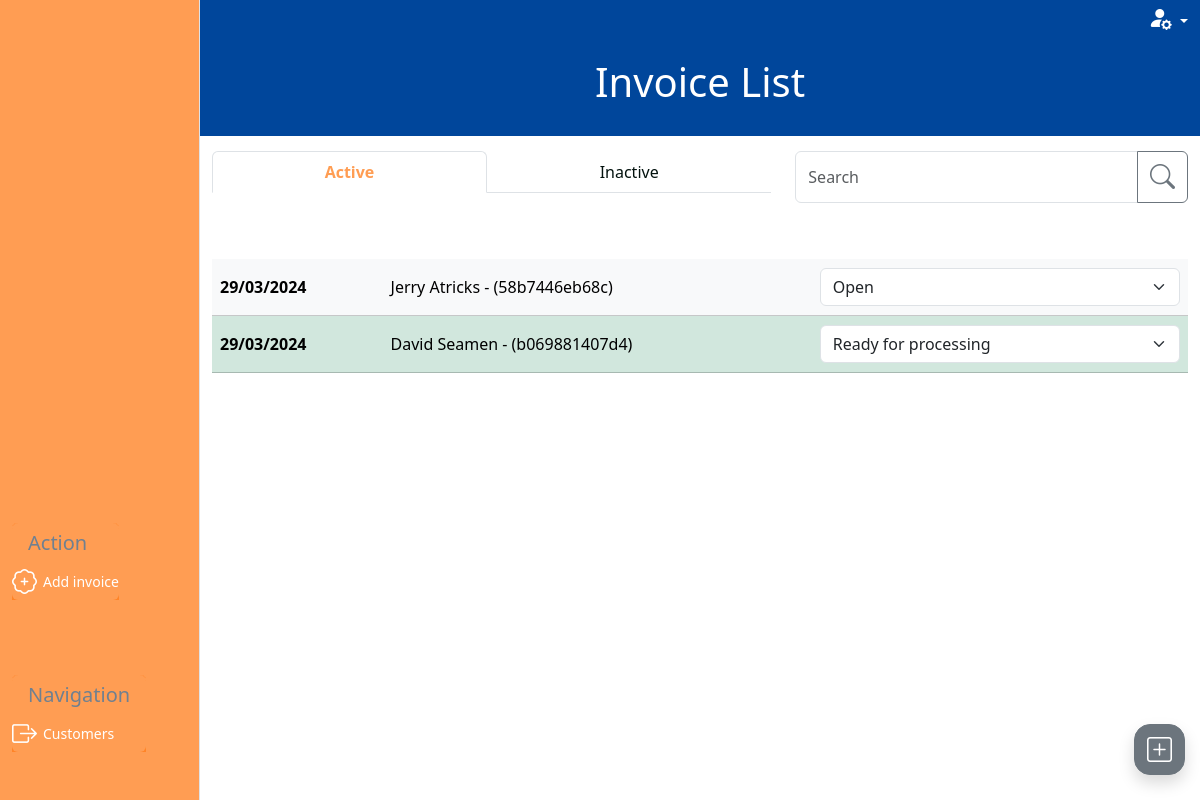
The page /invoices/invoice_list on the database as committed earlier.
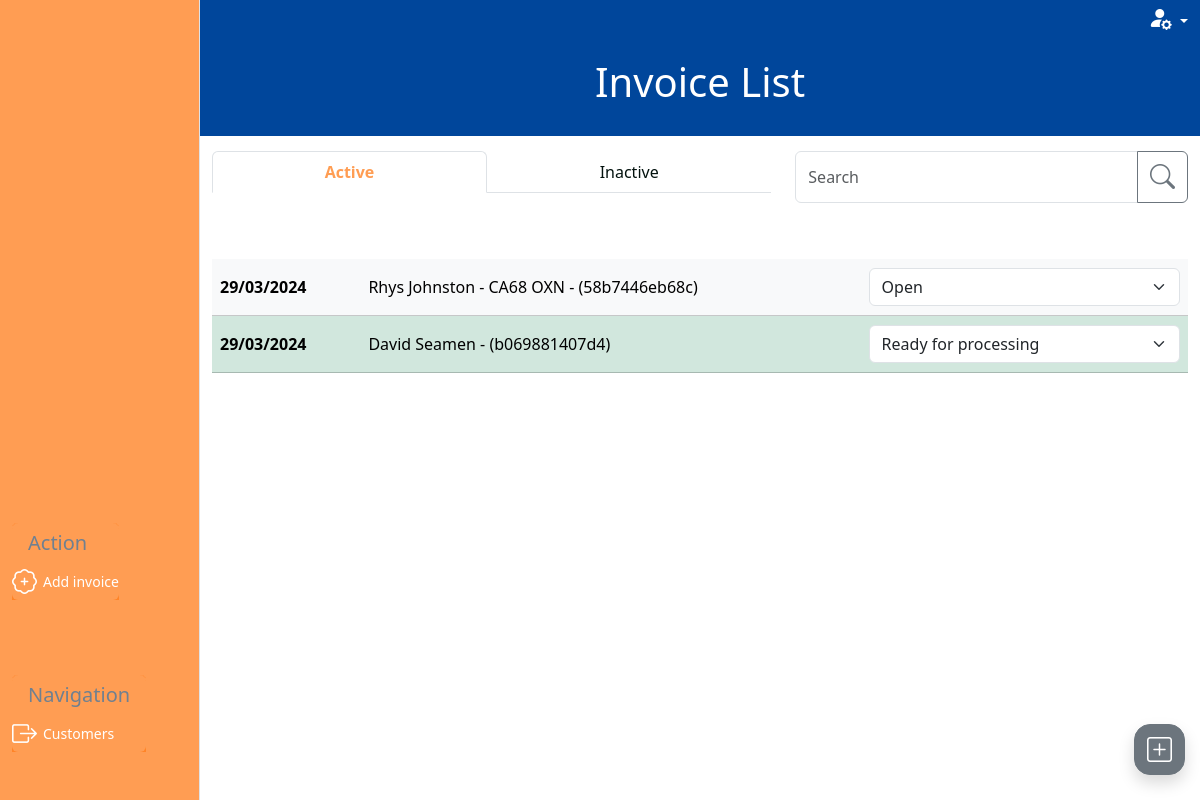
The same page on the database as committed later.
### invoice/models.py (models this page shows, shortened)
class Invoice(models.Model):
    class InvoiceStatus(models.IntegerChoices):
        WORK_ON_HOLD = 1, 'Work on hold'
        OPEN = 2, 'Open'
        READY_FOR_PROCESSING = 3, 'Ready for processing'
        READY_FOR_VERIFICATION = 4, 'Ready for verification'
        SENT_TO_CUSTOMER = 5, 'Sent to customer'
        COMPLETE = 6, 'Complete'
    inv_number = models.CharField(
        max_length=10, null=True, editable=False)
    inv_integer = models.PositiveIntegerField(null=True, editable=False)
    customer = models.ForeignKey(
        Customer, on_delete=models.PROTECT, related_name='invoices',
        blank=True, null=True)
    vehicle = models.ForeignKey(
        Vehicle, on_delete=models.PROTECT, related_name='invoices',
        blank=True, null=True)
    date_in = models.DateTimeField(blank=True, null=True)
    mileage = models.PositiveIntegerField(blank=True, null=True)
    status = models.PositiveSmallIntegerField(
        choices=InvoiceStatus.choices, blank=True, null=True)
    active = models.BooleanField(default=True, blank=True, null=True)
    parts_subtotal = models.PositiveIntegerField(blank=True, null=True)
    labour_subtotal = models.PositiveIntegerField(blank=True, null=True)
    subtotal = models.PositiveIntegerField(blank=True, null=True)
    vat_total = models.PositiveIntegerField(blank=True, null=True)
    grand_total = models.PositiveIntegerField(blank=True, null=True)
    slug = models.SlugField(max_length=100, unique=True, blank=False, null=False)
    unique_id = models.CharField(null=True, blank=True, max_length=100)
    def __str__(self):
        if self.inv_integer:
            result = f'{self.customer} - {self.vehicle} - {self.inv_number}'
        elif self.customer and self.vehicle:
            result = f'{self.customer} - {self.vehicle} - ({self.unique_id})'
        elif self.customer or self.vehicle:
            result = f'{self.customer or self.vehicle} - ({self.unique_id})'
        else:
            result = f'Blank invoice - ({self.unique_id})'
        return result

### customer/models.py (models this page shows, shortened)
class Customer(models.Model):
    class CustomerType(models.IntegerChoices):
        TRADE = 1, 'Trade'
        PRIVATE = 2, 'Private'
    class PaymentTerms(models.IntegerChoices):
        PIA = 1, 'Payment in advance'
        NET_7 = 2, '7 days'
        NET_14 = 3, '14 days'
        NET_30 = 4, '30 days'
        NET_60 = 5, '60 days'
    name = models.CharField(max_length=20, blank=False, null=False)
    friendly_name = models.CharField(max_length=10, blank=True, null=True)
    type = models.PositiveSmallIntegerField(
        choices=CustomerType.choices, blank=True, null=True)
    address_line_1 = models.CharField(max_length=27, blank=True, null=True)
    address_line_2 = models.CharField(max_length=27, blank=True, null=True)
    city_region = models.CharField(max_length=27, blank=True, null=True)
    postcode = models.CharField(max_length=10, blank=True, null=True)
    contact_number_primary = models.CharField(max_length=20, blank=True, null=True)
    email = models.CharField(max_length=20, blank=True, null=True)
    payment_terms = models.PositiveSmallIntegerField(
        choices=PaymentTerms.choices, blank=True, null=True)
    active = models.BooleanField(default=True, blank=True, null=True)
    slug = models.SlugField(max_length=100, unique=True, blank=False, null=False)
    def __str__(self):
        return self.name

class Vehicle(models.Model):
    customer = models.ForeignKey(
        Customer, blank=False, null=False, on_delete=models.CASCADE)
    registration = models.CharField(max_length=10, null=False, blank=False)
    make = models.CharField(max_length=27, blank=True, null=True)
    model = models.CharField(max_length=27, blank=True, null=True)
    active = models.BooleanField(default=True, blank=True, null=True)
    slug = models.SlugField(max_length=100, unique=True, blank=False, null=False)
    def __str__(self):
        return self.registration

### invoice/views.py (the view, shortened to what this page needs)
# urls.py: path('invoice_list', views.invoice_list, name='invoice_list'),
def invoice_list(request):
    create_invoice_form = InvoiceForm(initial={'status': 2})
    invoices = Invoice.objects.all()
    query = None
    filter_mapping = {
        'active': [2, 3, 4],
        'pending': [5,],
        'inactive': [1, 6]
    }
    filter = 'active'
    if request.method == 'GET':
        if 'filter' in request.GET:
            filter = request.GET['filter']
            if 'q' in request.GET:
                query = request.GET['q']
                if not query:
                    messages.error(request, 'Nothing entered in search bar.')
                    return redirect(reverse('invoice_list'))
                queries = Q(customer__name__icontains=query) | Q(vehicle__registration__icontains=query)
                invoices = invoices.filter(queries)
    status_to_filter = filter_mapping.get(filter)
    invoices=invoices.filter(status__in=status_to_filter)
    all_status_options = dict(Invoice.InvoiceStatus.choices)
    status_mapping = {
        1: (2,),
        2: (3, 1),
        3: (4, 2),
        4: (5, 3),
        5: (6, 4)
    }
    class_mapping = {
        1: 'table-secondary',
        3: 'table-success',
        4: 'table-warning'
    }
    for invoice in invoices:
        available_status_options = status_mapping.get(invoice.status, {})
        invoice.available_status_options = extract_options(all_status_options, *available_status_options)
    context = {
        'create_invoice_form': create_invoice_form,
        'invoices': invoices,
        'search_term': query,
        'filter_status': filter,
        'table_class_dict': class_mapping
    }
    return render(request, 'invoice/invoice_list.html', context)

### invoice/context_processors.py (called while the page is built)
def user_creds(request):
    return {
        'Mechanic': request.user.groups.filter(name='Mechanic').exists(),
        'Accounts': request.user.groups.filter(name='Accounts').exists(),
        'Foreman': request.user.groups.filter(name='Foreman').exists(),
    }

### invoice/forms.py (called while the page is built)
def add_or_edit_button(slug):
    if slug:
        text = 'Edit'
    else:
        text = 'Create'
    return text

def add_or_edit_path(slug, type):
    if slug:
        path = reverse('edit_'+type, args=[slug])
    else:
        path = reverse('create_'+type)
    return path

def add_or_edit_modal(slug, type, layout):
    if slug:
        layout
    else:
        layout = Modal(
            layout,
            css_id=type+"_modal",
            title="Add "+type.capitalize(),
            css_class="modal-lg h-100 overflow-y-auto"
        )
    return  layout

### invoice/templatetags/custom_tags.py (called while the page is built)
@register.filter
def get_class(value, arg):
    return arg.get(value, 'table-light')

@register.filter
def date_uk(value):
    return formats.date_format(value, "d/m/Y")

### invoice/views.py (called while the page is built)
def extract_options(status_options, *keys_to_keep):
    return {key: status_options[key] for key in keys_to_keep}

### invoice/templates/invoice/invoice_list.html (shortened to what this page needs)
{% extends "base_dashboard.html" %}
{% load static %}
{% load crispy_forms_tags %}
{% load custom_tags %}
{% block css %}
{{ block.super }}
<link rel="stylesheet" href="{% static 'invoice/css/invoice.css' %}">
{% endblock %}
{% block page_heading %}Invoice List{% endblock %}
{% block side_menu_action_items %}
<a type="button" data-bs-toggle="modal" data-bs-target="#invoice_modal" class="btn side-menu-link text-white"><i
        class="bi bi-patch-plus"></i> <span>Add invoice</span></a>
{% endblock side_menu_action_items %}
{% block side_menu_nav_items %}
<a href="{% url 'customer_list' %}" class="btn side-menu-link text-white"><i
        class="bi bi-box-arrow-right"></i><span>Customers</span></a>
{% endblock side_menu_nav_items %}
{% block filter_search %}
<div class="col-7 d-none d-lg-block mb-4">
    <ul class="nav nav-tabs nav-fill" role="navigation">
        <li class="nav-item">
            <a class="nav-link {% if filter_status == 'active' %}active" aria-current="page" {% else %}" {% endif %}
            href="{% url 'invoice_list' %}">Active</a>
        </li>
        <li class="nav-item">
            <a class="nav-link {% if filter_status == 'inactive' %}active" aria-current="page" {% else %}" {% endif %}
            href="{% url 'invoice_list' %}?filter=inactive">Inactive</a>
        </li>
    </ul>
</div>
<div class="col-lg-5 d-none d-lg-block ">
    <form action="{% url 'invoice_list' %}" method="GET">
        {% include 'includes/searchbar.html' %}
    </form>
</div>
{% endblock %}
{% block dashboard_content %}
<table class="table table-hover align-middle">
    <tbody>
        {% if invoices %}
        {% for invoice in invoices %}
        {% with status=invoice.status %}
        {% if status == 1 and Mechanic or status == 3 and Mechanic %}
        {% elif status == 4 and not Accounts %}
        {% else %}
        <tr class="{{ invoice.status|get_class:table_class_dict }}">
            <th scope="row " class="d-none d-lg-table-cell">
                <a href="{% url 'invoice_summary' invoice.slug %}">{{invoice.date_in|date_uk}}</a>
            </th>
            <td class="d-none d-lg-table-cell">
                <a href="{% url 'invoice_summary' invoice.slug %}">{{invoice}}</a>
            </td>
            <td>
                <form action="{% url 'invoice_list' %}" method="POST" id="invoice_change_status_{{invoice.pk}}">
                    <select class="form-select" aria-label="Default select example" onchange="submitForm(this)"
                        name="status">
                        <option selected disabled>{{invoice.get_status_display}}</option>
                    </select>
                </form>
            </td>
        </tr>
        {% endif %}
        {% endwith %}
        {% endfor %}
        {% else %}
        <div class="text-center">
            <h5>No results</h5>
        </div>
        {% endif %}
    </tbody>
</table>
{% endblock %}

Rows that differ between the two databases and show on the page:
changed Invoice "Open": inv_integer+customer+vehicle "Jerry Atricks - (58b7446eb68c)" → "Rhys Johnston - CA68 OXN - (58b7446eb68c)"
